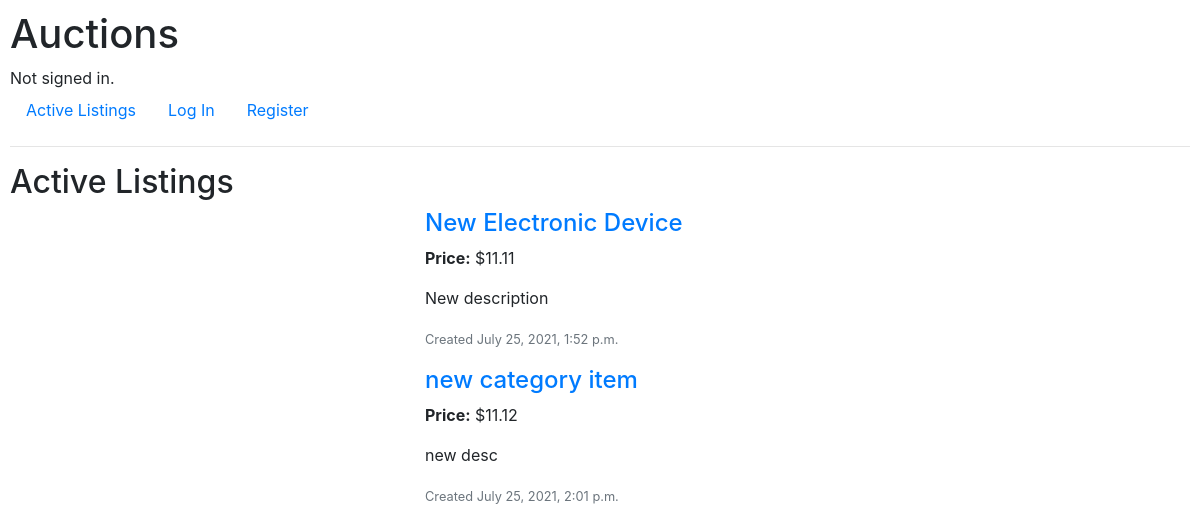
The app's page /, older data.
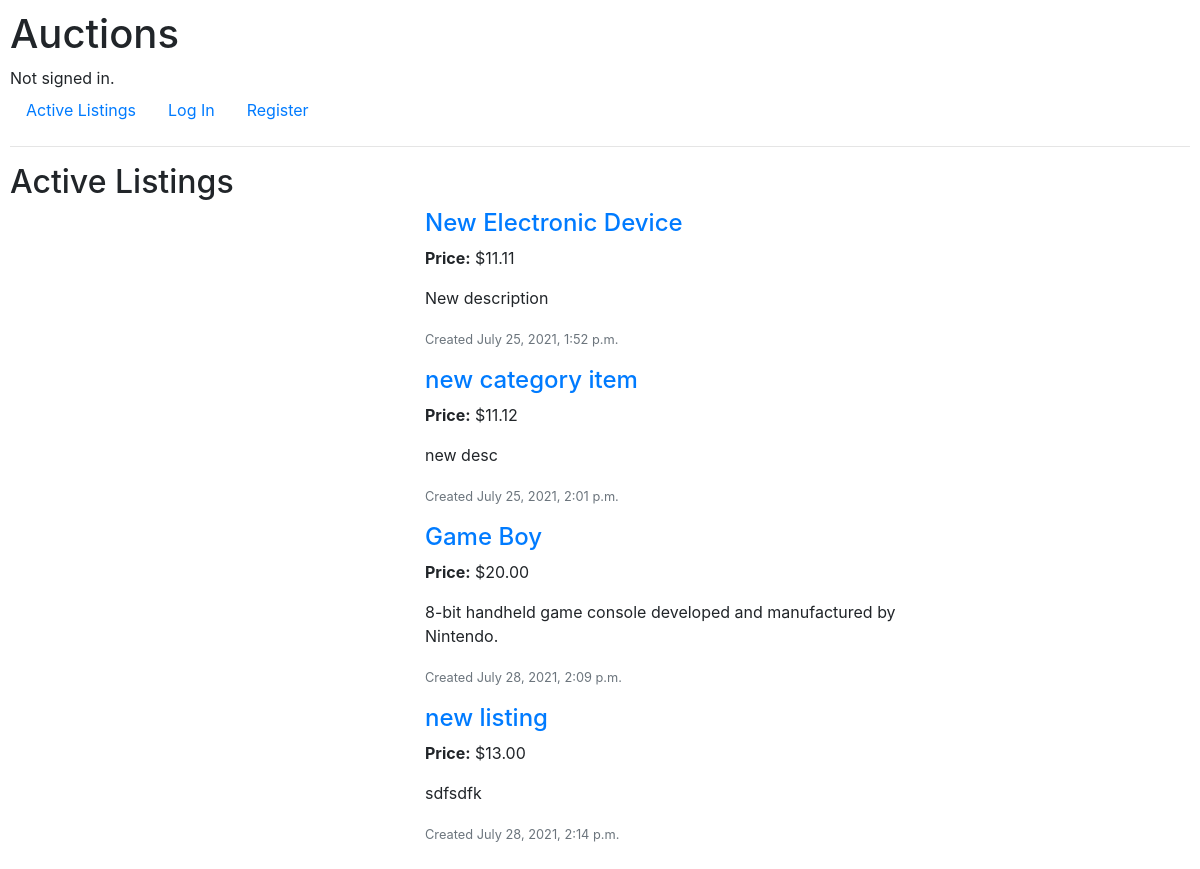
The same page, newer data.
### auctions/models.py (models this page shows, shortened)
class Listing(models.Model):
    creator = models.ForeignKey(User, on_delete=models.CASCADE, related_name="listings")
    title = models.CharField(max_length=64)
    description = models.TextField()
    image = models.ImageField(null=True, blank=True, upload_to="auctions")
    category = models.ForeignKey(Category, blank=True, on_delete=models.CASCADE, related_name="category_items")
    date_created = models.DateTimeField()
    is_active = models.BooleanField()
    price = models.DecimalField(max_digits=19, decimal_places=2)
    highest_bid = models.ForeignKey('Bid', null=True, blank=True, on_delete=models.CASCADE, related_name="winners")
    watchers = models.ManyToManyField(User, blank=True, related_name="watchlist")

### auctions/views.py (the view)
# urls.py: path("", views.index, name="index"),
def index(request):
    return render(request, "auctions/index.html", {
        "listings": Listing.objects.all(),
        "title": "Active Listings",
        "empty": "No active listings to display"
    })

### auctions/templates/auctions/index.html (shortened to what this page needs)
{% extends "auctions/layout.html" %}
{% block body %}
    <h2>{{ title }}</h2>
    <div class="container">
        <div class="row">
        {% if listings %}
        {% for listing in listings %}
            {% if listing.is_active %}
            <div class="col-4">
            </div>
            <div class="col-6">
                <a href="{% url 'auctions:listing' listing_id=listing.id %}"><h4>{{ listing.title }}</h4></a>
                <p><b>Price:</b> ${{ listing.price }}</p>
                <p>{{ listing.description }}</p>
                <p class="text-secondary"><small>Created {{ listing.date_created }}</small></p>
            </div>
            {% endif %}
        {% endfor %}
        {% else %}
            <div class="col-10">
                <h4>{{ empty }}</h4>
            </div>
        {% endif %}
        </div>
    </div>
{% endblock %}

Row changes from the older to the newer data that the page shows:
added Listing: title "Game Boy", price "20.00", description "8-bit handheld game console developed and manufactured by Nintendo.", date_created "July 28, 2021, 2:09 p.m."
added Listing: title "new listing", price "13.00", description "sdfsdfk", date_created "July 28, 2021, 2:14 p.m."
